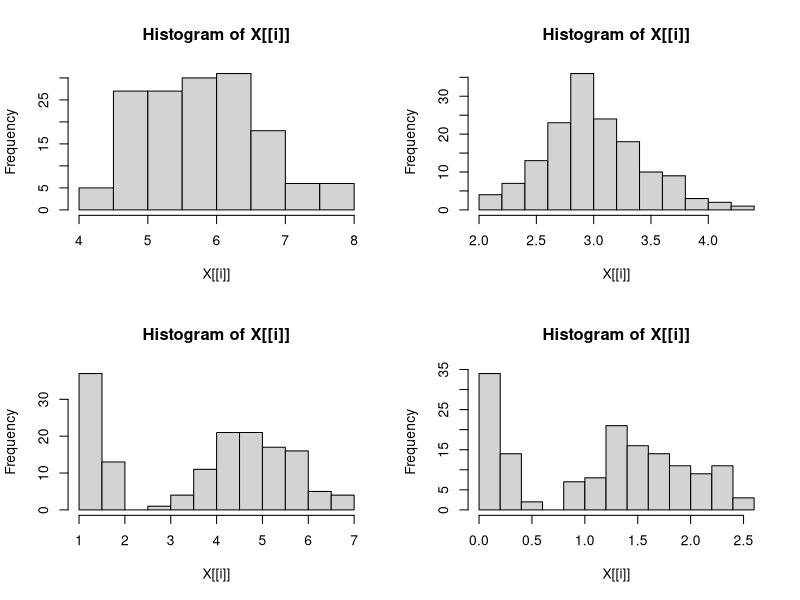
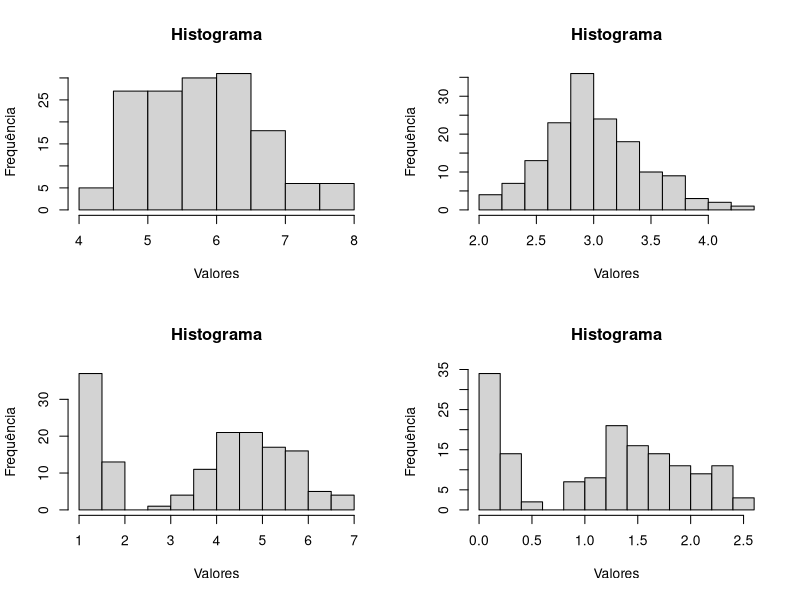
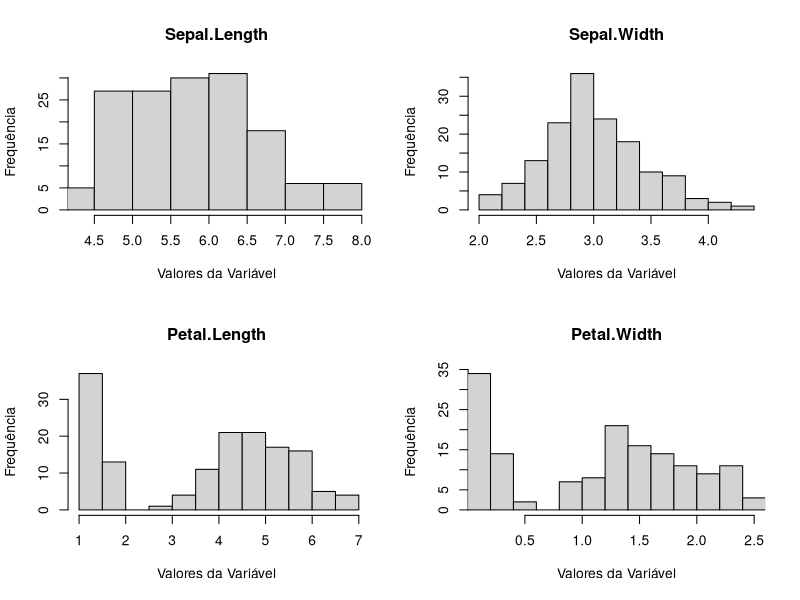

Reproduce these figures in R, in order.
# script do professor ####
# funções de repetição - família apply

# média de cada variável do data frame iris
apply(iris[ ,-5], 2, mean) # iris[,-5] retira a última coluna, que não é 
#numérica. no segundo parâmetro, o 2 indica que queremos a média das colunas. 
lapply(iris[, -5], mean) # sintaxe mais simples, pois não precisa especificar se 
#é coluna ou linha
sapply(iris[, -5], mean) # mesma sintaxe, sendo a principal diferença que a 
#sapply sempre tenta simplificar o resultado

par(mfrow = c(2, 2)) # prepara a área de plotagem para receber 4 plots

sapply(iris[ , 1:4], hist)
mapply(hist, iris[ , 1:4], MoreArgs=list(main='Histograma', xlab = 'Valores', 
                                         ylab = 'Frequência')) # mapply tem a vantagem de aceitar argumentos da função original

for (i in 1:4) { # cria o loop, que deve ir de 1 a 4
  x <- iris[ , i] # atribui as colunas da base de dados a uma variável 
  #temporária
  hist(x,
       main = names(iris)[i], # atribui o nome ao gráfico de forma incremental, passando coluna por coluna
       xlab = "Valores da Variável", # rótulo eixo x
       ylab = 'Frequência', # rótulo eixo y
       xlim = c(min(iris[, i]), max(iris[, i]))) # limites do eixo x
}
# resolução do exercicio ####
# exercicio: Compartilhe com a gente um código criado por você com a utilização
#de funções vetorizadas (ou funções de repetição ou funções da família apply) 
#para aplicar uma função a uma base de dados. Lembre-se de compartilhar um link
#do github!!!

# utilizarei sapply no dataframe USArrests para trazer a média das variáveis. 

USArrests
sapply(USArrests, mean)
